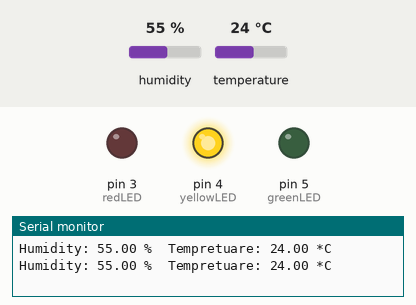
Recording of a sketch running on a simulated Arduino Uno, built with avr-gcc and run on an emulated ATmega328P. Parts: output pins drawn as LEDs (lit = HIGH), the last lines printed to the serial monitor. The test bench sets the inputs (shaded band); at power-on: temperature 24 °C, humidity 55 %.

Above: at 4.8 s.
4.9 s: temperature set to 22 °C
At 6.7 s:
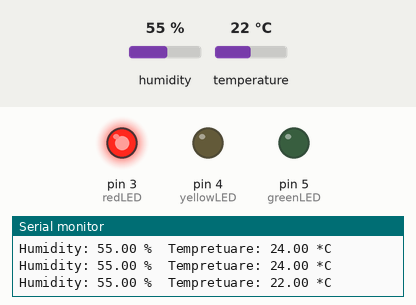
7.9 s: temperature set to 28 °C
At 9.1 s:
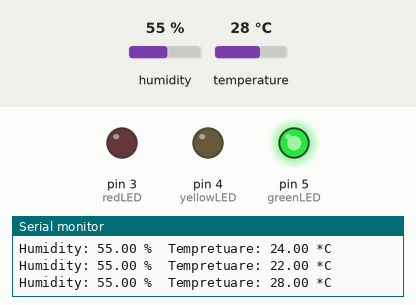
10.9 s: temperature set to 25 °C
At 12.7 s:
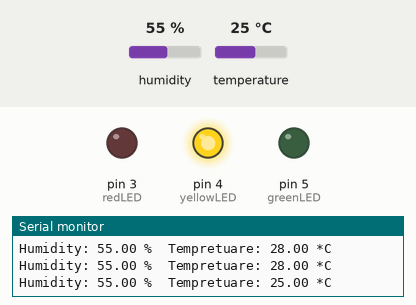
13.9 s: temperature set to 12 °C
At 15.2 s:
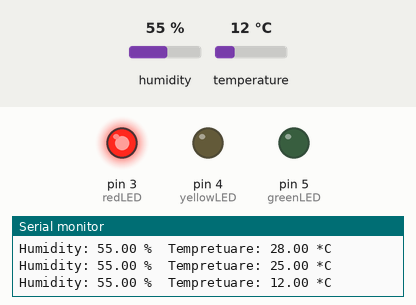
Timing chart, 0 to 16.9 s (numbered marks = the images above; inputs shaded):
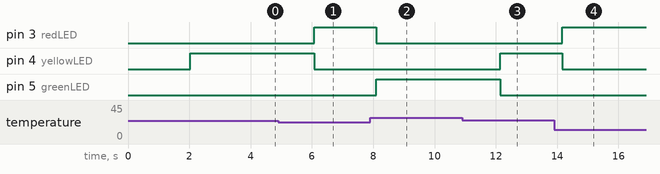

The sketch:

Engine.ino
```cpp
#include "DHT.h"
#define DHTPIN 2
DHT dht(DHTPIN, DHT11);

//пока наш двигатель находится на доработке,
//мы используем светодиоды,
//в будущем мы укажем вместо них градусные меры углов для окна


int redLED = 3;
int yellowLED = 4;
int greenLED = 5;

void setup() {
  Serial.begin(9600);
  dht.begin();

  pinMode(redLED, OUTPUT);
  pinMode(yellowLED, OUTPUT);
  pinMode(greenLED, OUTPUT);

  digitalWrite(redLED, LOW);
  digitalWrite(yellowLED, LOW);
  digitalWrite(greenLED, LOW);
}


void loop() {
  delay(2000);
  float h = dht.readHumidity();
  float t = dht.readTemperature();
  if (isnan(h) || isnan(t))
  {
    Serial.println("Ошибка считывания");
    return;
  }
  else if (t>0 && t<=23)
  {
    digitalWrite(redLED, HIGH);
    digitalWrite(yellowLED, LOW);
    digitalWrite(greenLED, LOW);
  }
  else if (t>23 && t<=26)
  {
    digitalWrite(redLED, LOW);
    digitalWrite(yellowLED, HIGH);
    digitalWrite(greenLED, LOW);
  }
  else if (t>26)
  {
    digitalWrite(redLED, LOW);
    digitalWrite(yellowLED, LOW);
    digitalWrite(greenLED, HIGH);
  }
  Serial.print("Humidity: ");
  Serial.print(h);
  Serial.print(" %\t");
  Serial.print("Tempretuare: ");
  Serial.print(t);
  Serial.println(" *C ");
}
```

Measured:
- the behaviour switches between 24 and 23 °C on temperature (found by bisection; images 0 and 1)
- the behaviour switches between 27 and 26 °C on temperature (found by bisection; images 2 and 3)
- after the input at 4.9 s, pin 3 (redLED): LOW → HIGH after 1.2 s; pin 4 (yellowLED): HIGH → LOW after 1.2 s
- after the input at 7.9 s, pin 3 (redLED): HIGH → LOW after 0.20 s; pin 5 (greenLED): LOW → HIGH after 0.20 s
- after the input at 10.9 s, pin 4 (yellowLED): LOW → HIGH after 1.2 s; pin 5 (greenLED): HIGH → LOW after 1.2 s
- after the input at 13.9 s, pin 3 (redLED): LOW → HIGH after 0.27 s; pin 4 (yellowLED): HIGH → LOW after 0.27 s
